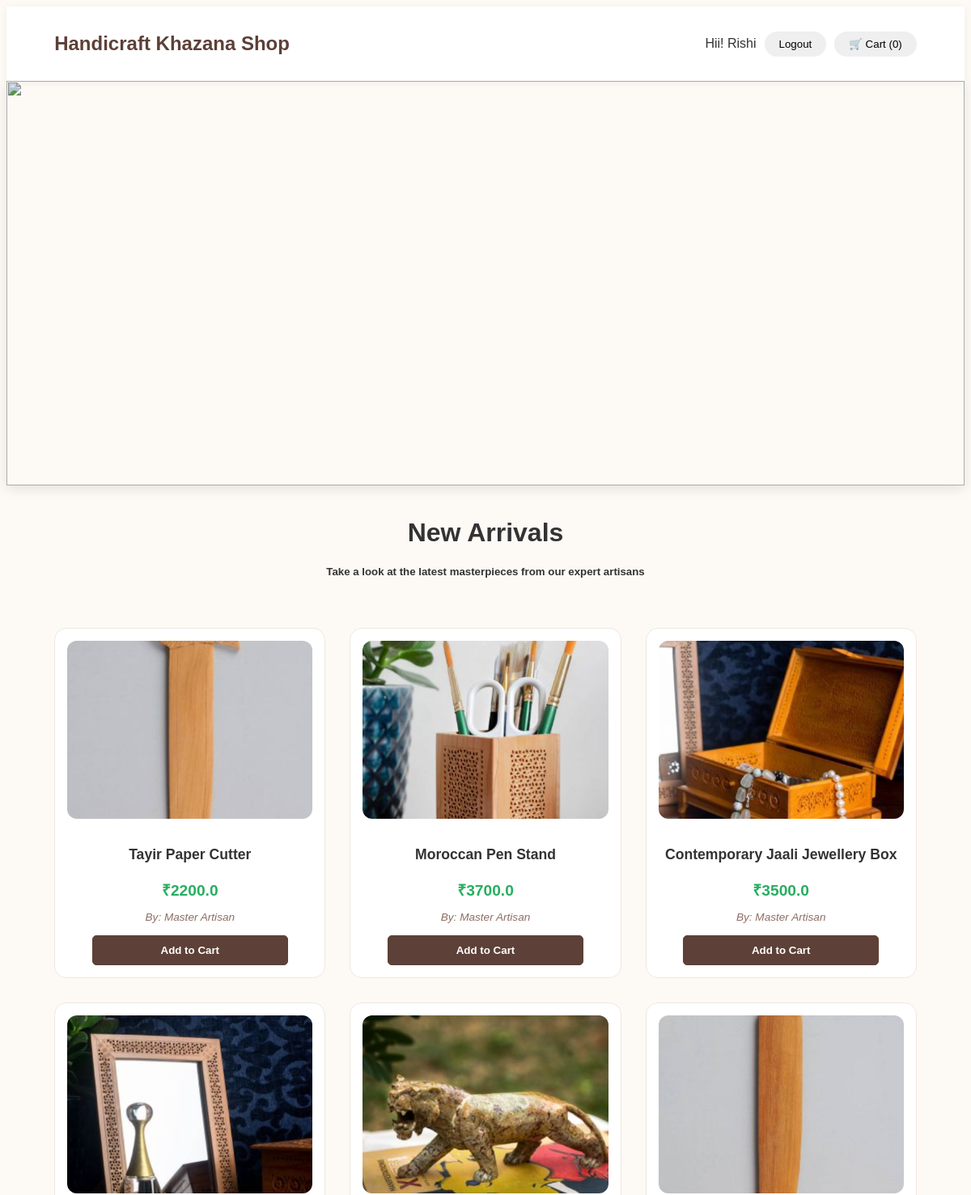
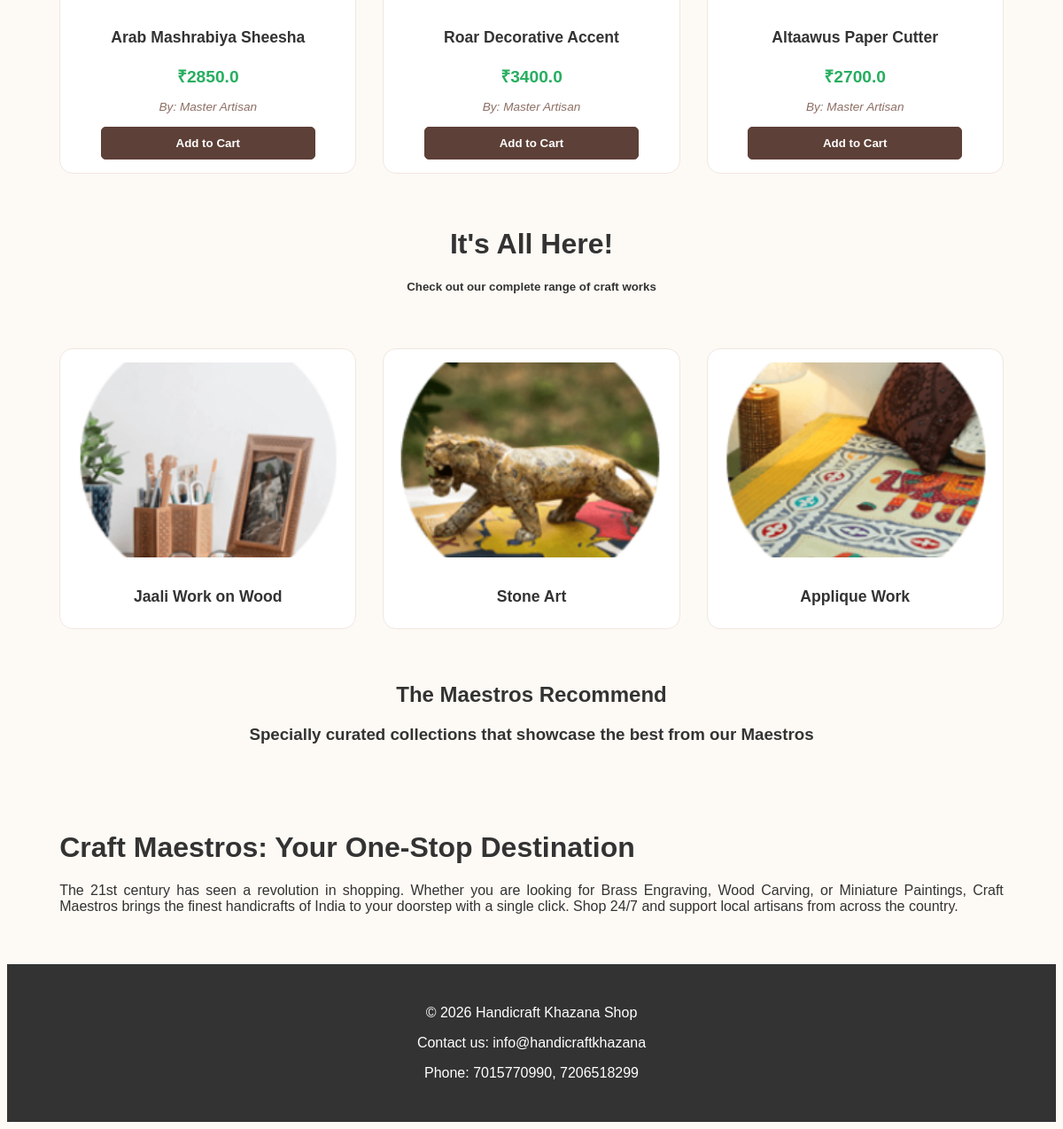
Screenshot of / (signed in) with the database file from the repository (2 pictures, top to bottom).
### handicraftapp/models.py (models this page shows, shortened)
class Product(models.Model):
    category = models.ForeignKey('Category', on_delete=models.CASCADE)
    seller = models.ForeignKey(User, on_delete=models.CASCADE, related_name='products', null=True)
    name = models.CharField(max_length=200)
    price = models.FloatField()
    image = models.ImageField(upload_to='products/', blank=True, null=True)
    created_at = models.DateTimeField(auto_now_add=True)

class Category(models.Model):
    name = models.CharField(max_length=100)
    image = models.ImageField(upload_to='categories/', blank=True, null=True)

### handicraftapp/views.py (the view)
# urls.py: path('', views.home_view, name='home'),
def home_view(request):
    products = Product.objects.all()
    categories = Category.objects.all()
    new_arrivals = Product.objects.order_by('-created_at')[:7]
    cart = request.session.get('cart', {})
    cart_count = sum(item['quantity'] for item in cart.values())
    return render(request, 'main_home.html', {
        'products': products,
        'categories': categories,
        'new_arrivals': new_arrivals,
        'cart_count': cart_count
    })

### templates/main_home.html (shortened to what this page needs)
{% load static %}
<!DOCTYPE html>
<html lang="en">
<head>
    <link rel="stylesheet" href="{% static 'styles.css' %}">
    <link rel="stylesheet" href="{% static 'styles1.css' %}">
</head>
<body>
<header class="top-header">
    <h1>Handicraft Khazana Shop</h1>
    <div class="nav-buttons">
        {% if user.is_authenticated %}
            <span class="welcome">Hii! {{ user.username }}</span>
            <a href="{% url 'logout' %}">
                <button class="btn">Logout</button>
            </a>
            <a href="{% url 'cart' %}">
                <button class="btn">🛒 Cart ({{ cart_count }})</button>
            </a>
        {% else %}
            <a href="{% url 'login' %}"><button class="btn">Login</button></a>
            <a href="{% url 'signup' %}"><button class="btn">Sign Up</button></a>
        {% endif %}
    </div>
</header>
    <div class="slider">
        <figure>
            <div class="slide"><img src="{% static 'pictures/a1.png' %}" alt=""></div>
        </figure>
    </div>
    <center><h1>New Arrivals</h1></center>
    <center><h5>Take a look at the latest masterpieces from our expert artisans</h5></center>
    <section id="products">
        {% for product in new_arrivals %}
        <article class="product">
            {% if product.image %}
                <img src="{{ product.image.url }}" alt="{{ product.name }}">
            {% else %}
                <img src="{% static 'pictures/default.png' %}" alt="No Image">
            {% endif %}
            <h2>{{ product.name }}</h2>
            <p class="price">₹{{ product.price }}</p>
            <p class="seller-info">
                By: {{ product.seller.first_name|default:"Master Artisan" }}
            </p>
            <a href="{% url 'add_to_cart' product.id %}">
                <button class="cart">Add to Cart</button>
            </a>
        </article>
        {% empty %}
            <p style="text-align:center; grid-column: 1 / -1;">No products available</p>
        {% endfor %}
    </section>
    <center><h1>It's All Here!</h1></center>
    <center><h5>Check out our complete range of craft works</h5></center>
    <section id="products1">
        {% for category in categories %}
        <article class="product">
            <a href="{% url 'category' category.id %}">
                {% if category.image %}
                    <img src="{{ category.image.url }}" alt="{{ category.name }}">
                {% else %}
                    <img src="{% static 'pictures/default.png' %}" alt="No Image">
                {% endif %}
            </a>
            <h2>{{ category.name }}</h2>
        </article>
        {% endfor %}
    </section>
    <section>
        <center><h1>The Maestros Recommend</h1></center>
        <center><h3>Specially curated collections that showcase the best from our Maestros</h3></center>
    </section>
    <div style="padding: 40px 5%;">
        <h1>Craft Maestros: Your One-Stop Destination</h1>
        <p style="text-align: justify;">
            The 21st century has seen a revolution in shopping. Whether you are looking for Brass Engraving, Wood Carving,
            or Miniature Paintings, Craft Maestros brings the finest handicrafts of India to your doorstep with a single click.
            Shop 24/7 and support local artisans from across the country.
        </p>
    </div>
    <footer>
        <div class="footer-content">
          <p>&copy; 2026 Handicraft Khazana Shop</p>
          <p>Contact us: info@handicraftkhazana</p>
          <p>Phone: 7015770990, 7206518299</p>
        </div>
    </footer>
</body>
</html>

### static/styles.css (style rules this page uses)
:root { --primary: #5d4037; --secondary: #8d6e63; --accent: #27ae60; --bg: #fdfaf5; --card-bg: #ffffff; --text: #333; --shadow: 0 10px 20px rgba(0,0,0,0.08); }
body { font-family: 'Poppins', sans-serif; background-color: var(--bg); color: var(--text); overflow-x: hidden; }
.top-header { background: var(--card-bg); padding: 1rem 5%; display: flex; justify-content: space-between; align-items: center; position: sticky; top: 0; z-index: 1000; box-shadow: 0 2px 10px rgba(0,0,0,0.05); }
.top-header h1 { color: var(--primary); font-size: 1.5rem; }
.nav-buttons { display: flex; align-items: center; gap: 10px; }
.nav-buttons .btn { padding: 8px 18px; border: none; border-radius: 50px; font-weight: 500; cursor: pointer; transition: all 0.3s ease; white-space: nowrap; }
#products, #products1 { display: grid; grid-template-columns: repeat(auto-fill, minmax(260px, 1fr)); gap: 30px; padding: 40px 5%; }
.product { background: var(--card-bg); border-radius: 15px; padding: 15px; text-align: center; transition: all 0.4s cubic-bezier(0.175, 0.885, 0.32, 1.275); border: 1px solid #f0e6e0; }
.product img { width: 100%; height: 220px; object-fit: cover; border-radius: 12px; margin-bottom: 15px; }
.product h2 { font-size: 1.1rem; margin-bottom: 10px; }
.price { color: var(--accent); font-weight: 700; font-size: 1.2rem; margin-bottom: 5px; }
.seller-info { font-size: 0.85rem; color: var(--secondary); font-style: italic; margin-bottom: 15px; }
.product button { width: 80%; padding: 10px 5px; border: 1px solid var(--primary); border-radius: 5px; background: transparent; color: var(--primary); font-weight: 600; cursor: pointer; transition: 0.3s; }
.product button.cart { background: var(--primary); color: white; }
footer { text-align: center; padding: 30px; background: #333; color: white; }

### static/styles1.css (style rules this page uses)
.slider { width: 100%; height: 500px; overflow: hidden; position: relative; box-shadow: 0 4px 15px rgba(0,0,0,0.1); }
figure { position: relative; left: 0; width: 400%; height: 100%; margin: 0; display: flex; animation: 20s slide-with-pause infinite ease-in-out; }
.slide { width: 25%; height: 100%; }
.slide img { width: 100%; height: 100%; object-fit: cover; filter: brightness(0.9); }
h1, h5, .product { animation: fadeUp 0.8s ease forwards; }

### rows the page displays
Product: image (picture), name "Tayir Paper Cutter", price "2200.0", seller.first_name "Master Artisan"
Product: image (picture), name "Moroccan Pen Stand", price "3700.0", seller.first_name "Master Artisan"
Product: image (picture), name "Contemporary Jaali Jewellery Box", price "3500.0", seller.first_name "Master Artisan"
Product: image (picture), name "Arab Mashrabiya Sheesha", price "2850.0", seller.first_name "Master Artisan"
Product: image (picture), name "Roar Decorative Accent", price "3400.0", seller.first_name "Master Artisan"
Product: image (picture), name "Altaawus Paper Cutter", price "2700.0", seller.first_name "Master Artisan"
Category: image (picture), name "Jaali Work on Wood"
Category: image (picture), name "Stone Art"
Category: image (picture), name "Applique Work"

### other values shown
{{ user.username }} "Rishi"
{{ cart_count }} "0"
